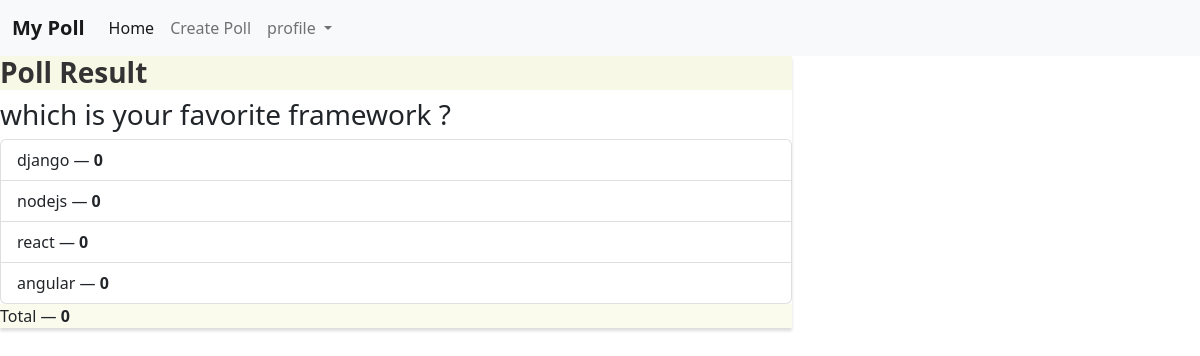
The page /result/4/ (signed in) on the database its author committed.
### poll/models.py (models this page shows, shortened)
class Poll(models.Model):
    question = models.TextField()
    option_one = models.CharField(max_length=30)
    option_two = models.CharField(max_length=30)
    option_three = models.CharField(max_length=30)
    option_four = models.CharField(max_length=30)
    option_one_count = models.IntegerField(default=0)
    option_two_count = models.IntegerField(default=0)
    option_three_count = models.IntegerField(default=0)
    option_four_count = models.IntegerField(default=0)
    def total(self):
        return self.option_one_count + self.option_two_count + self.option_three_count + self.option_four_count

### poll/views.py (the view)
# urls.py: path('result/<slug:poll_id>/', views.result,name='result'),
@login_required(login_url='login')
def result(request,poll_id):
    poll = Poll.objects.get(pk = poll_id)
    context = {
        'poll' : poll
    }
    return render(request,'result.html',context)

### poll/templates/result.html
{% extends 'base.html' %}\
{% block content %}
    <div class="row">
        <div class="col-lg-8 col-lg-offset-2">
            <div class="panel panel-default">
                <div class="panel-heading">
                    <h3 class="panel-title">Poll Result</h3>
                </div>
                <div class="panel-body">
                    <h3>{{ poll.question }}</h3>
                </div>
                <ul class="list-group">
                    <li class="list-group-item">
                        {{ poll.option_one }} &mdash; <strong>{{ poll.option_one_count }}</strong>
                    </li>
                    <li class="list-group-item">
                        {{ poll.option_two }} &mdash; <strong>{{ poll.option_two_count }}</strong>
                    </li>
                    <li class="list-group-item">
                        {{ poll.option_three }} &mdash; <strong>{{ poll.option_three_count }}</strong>
                    </li>
                    <li class="list-group-item">
                        {{ poll.option_four }} &mdash; <strong>{{ poll.option_four_count }}</strong>
                    </li>
                </ul>
                <div class="panel-footer">
                    Total &mdash; <strong>{{ poll.total }}</strong>
                </div>
            </div>
        </div>
    </div>
{% endblock  %}

### poll/static/style.css (style rules this page uses)
.navbar-default, .btn, .form-control, .panel { border-radius: 0; }
.panel-default > .panel-heading { color: #333; background-color: rgba(245, 245, 220, .7); border-color: rgba(245, 245, 220, .6); border-top-left-radius: 0; border-top-right-radius: 0; }
.panel-footer { background-color: rgba(245, 245, 220, .5); border-color: rgba(245, 245, 220, .4); }
.panel { box-shadow: 0px 3px 3px 0px #ddd; }
a.navbar-brand, .panel-title { font-weight: bolder; }

### rows shown on the page
Poll: question "which is your favorite framework ?", option_one "django", option_one_count "0", option_two "nodejs", option_two_count "0", option_three "react", option_three_count "0", option_four "angular", option_four_count "0", total "0"
